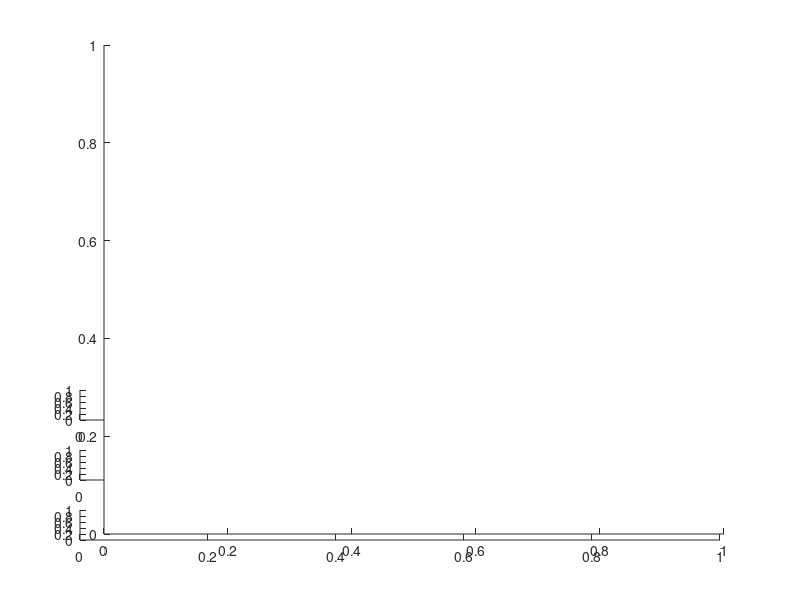

The MATLAB source for this figure: (Note: this script raises an error after producing the figure.)
function figureslider()
    figure,
    h0=axes;
    h1=axes;
    h2=axes;
    h3=axes;
    set(h0,'Position',[0.1 0.1 0.8 0.05])
    set(h1,'Position',[0.1 0.2 0.8 0.05])
    set(h2,'Position',[0.1 0.3 0.8 0.05])

    knobslider(h0,0,'callback',@callback_B)
    knobslider(h1,0,'callback',@callback_G)
    knobslider(h2,0,'callback',@callback_R)
    color(:,:,1)=0;
    color(:,:,2)=0;
    color(:,:,3)=0;
    set(h3,'Position',[0.3 0.4 0.4 0.4])
    set(h3,'NextPlot','add')
    axes(h3)
    axis off
    img=imshow(color);

    function callback_R (i,handles)
        color(1)=i;
        set(img,'CData',color);
        drawnow
    end

function callback_G (i,handles)
        color(2)=i;
        set(img,'CData',color);
        drawnow
end

function callback_B (i,handles)
        color(3)=i;
        set(img,'CData',color);
        drawnow
    end
end